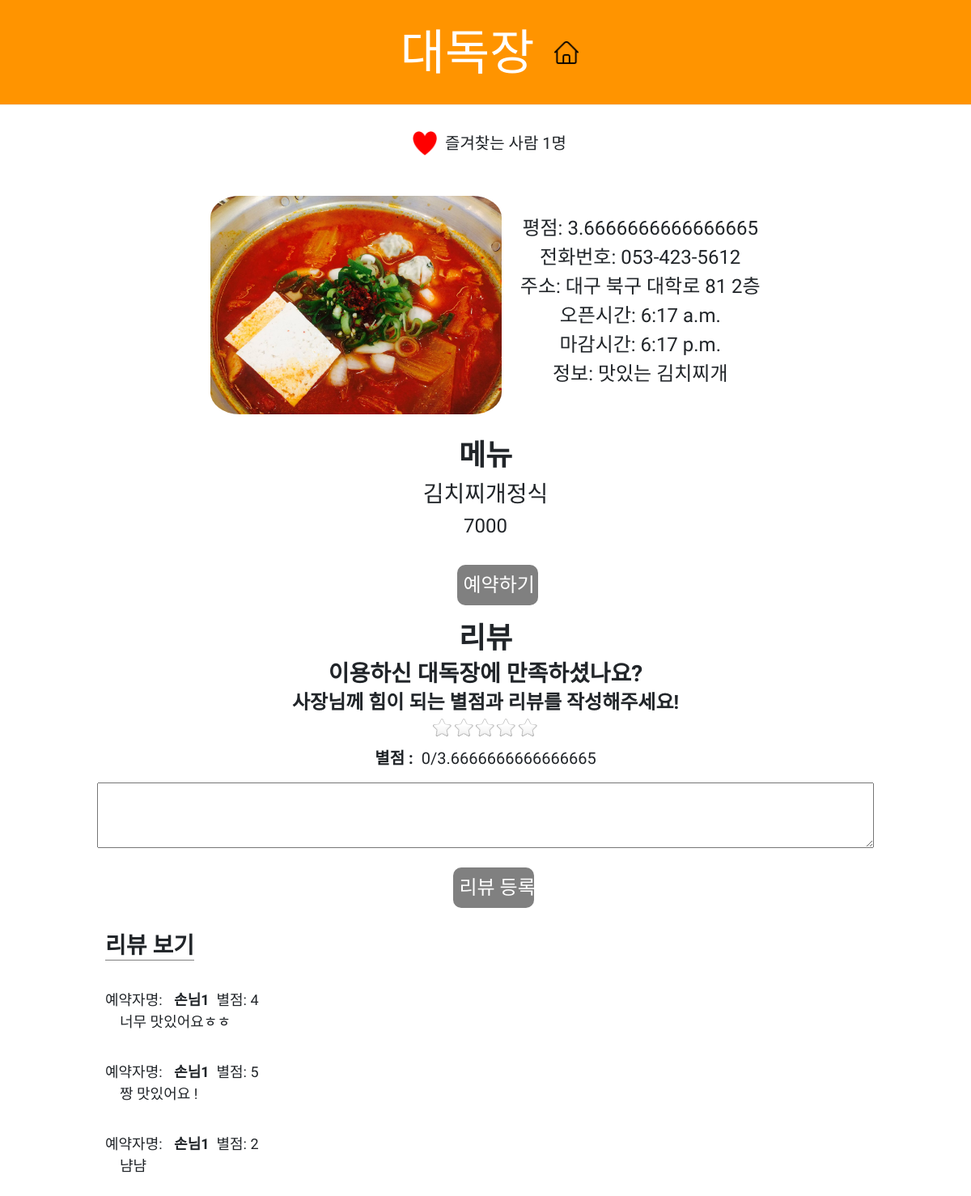
Page /restaurant/1 (signed in) on the committed database.
### app1/models.py (models this page shows, shortened)
class Shop(models.Model):
    name=models.CharField(max_length=225)
    address=models.CharField(max_length=225)
    phone_number=models.CharField(max_length=225)
    open_time=models.TimeField()
    close_time=models.TimeField()
    category=models.CharField(max_length=225)
    description=models.TextField()
    photo=models.ImageField(upload_to='images/')
    owner=models.ForeignKey(User, on_delete=models.CASCADE, null=True)
    likes =models.ManyToManyField(
        User, # User 모델과 Shop 모델을 M : N 관계로 두겠다.
        through='Like', # Like라는 중개 모델을 통해 M : N 관계를 맺는다.
        through_fields=('shop', 'user'), # Like에 shop 속성, user 속성을 추가하겠다.
        related_name='likes' # 1 : N  관계에서 market과 연결된 comment를 가져올 때 comment_set으로 가져왔는데,
        )
    def like_count(self):
        return self.likes.count()

class Menu(models.Model):
    name=models.CharField(max_length=225)
    price=models.IntegerField()
    shop=models.ForeignKey(Shop, on_delete=models.CASCADE, null=True)
    photo=models.ImageField(upload_to='images/menu', default="")

class Reservation(models.Model):
    group_name=models.CharField(max_length=225)
    time=models.CharField(max_length=225) #models.DateTimeField(auto_now_add=True)
    requirements=models.CharField(max_length=225)
    confirmed=models.IntegerField(default=0)
    customer=models.ForeignKey(User, on_delete=models.CASCADE, null=True)
    shop=models.ForeignKey(Shop, on_delete=models.CASCADE, null=True)
    num=models.IntegerField(default=0)

class Review(models.Model):
    time=models.CharField(max_length=225)
    rating=models.IntegerField()
    comment=models.TextField()
    shop=models.ForeignKey(Shop, on_delete=models.CASCADE, null=True)
    user=models.ForeignKey(User, on_delete=models.CASCADE, null=True)

### account/models.py (models this page shows)
class Profile(models.Model):
    user = models.OneToOneField(User, on_delete=models.CASCADE)
    name = models.TextField(max_length=225, blank=True)
    phonenumber = models.CharField(max_length=200, blank=True)
    user_type = models.CharField(max_length=200, blank=True, default="none")
    shop_id = models.IntegerField(default=-1)

### app1/views.py (the view)
# urls.py: path('restaurant/<int:shop_id>',app1.views.restaurant, name="restaurant"),
def restaurant(request, shop_id):
    shop=get_object_or_404(Shop,pk=shop_id)
    menu=Menu.objects.filter(shop=shop)
    user=request.user
    liked=Like.objects.select_related()
    reviews=Review.objects.filter(shop=shop)
    avg = avg_rating(shop_id)
    if user is None:
        reservations = Reservation.objects.filter(customer=user)
    else:
        reservations=Reservation.objects.all()
    if shop.likes.filter(id=user.id):
        message="즐겨찾기 취소"
    else:
        message="즐겨찾기 등록"
    return render(request, 'restaurant.html',{'shop':shop,'menu':menu, 'message':message, 'reviews':reviews, 'reservations': reservations, 'avg':avg })

### app1/views.py (called while the page is built)
def avg_rating(shop_id):
    shop=get_object_or_404(Shop,pk=shop_id)
    rating=Review.objects.filter(shop=shop)
    print(len(rating))
    sum = 0
    for review in rating:
        sum += review.rating
    avg = sum / len(rating)
    print(avg)
    return avg

### app1/templates/restaurant.html (shortened to what this page needs)
<!DOCTYPE html>
<html lang="en">
<head>
  {% load static %}
  <link rel="stylesheet" href="//maxcdn.bootstrapcdn.com/bootstrap/3.2.0/css/bootstrap.min.css">
  <link rel="stylesheet" href="//maxcdn.bootstrapcdn.com/bootstrap/3.2.0/css/bootstrap-theme.min.css">
  <link rel="stylesheet" href="https://stackpath.bootstrapcdn.com/bootstrap/4.3.1/css/bootstrap.min.css"
>
  <link rel="stylesheet" href="{% static 'css/restaurant.css'%}">
</head>
<body>
  <div class="page-header">
    <h1>{{shop.name}}&nbsp<a href="{% url 'home' %}"><img class="icon" src="{% static 'img/home.png' %}"></a></h1>
  </div>
  <div class="header">
    <p class="card-title">
    <div class="favorite">
      <div style="display:flex; font-size: 2rem;" class="good">
        <div class="goodicon" style="flex: 1 1 1;">
          {% if message == "즐겨찾기 취소" %}
          <a href="{% url 'favorite' shop.id %}"><img class="icon" src="{% static 'img/heart-on.png' %}">
          </a>
          <div class="goodnum">
            즐겨찾는 사람 {{shop.like_count}}명
          </div>
          {% endif %}
        </div>
      </div>
    </div>
  </div>
  <br><br>
  <div class='restaurant_info'>
    {% if shop.photo %}
    <img src="{{shop.photo.url}}" alt="">
    {% endif %}
    <div class="restaurant_text">
      평점: {{avg}}<br>
      전화번호: {{shop.phone_number}}<br>
      주소: {{shop.address}}<br>
      오픈시간: {{shop.open_time}}<br>
      마감시간: {{shop.close_time}}<br>
      정보: {{shop.description}}<br></p>
    </div>
  </div>
  <br><br>
  <h2>메뉴</h2>
  {% for m in menu %}
  <div class='menu'>
    <div class="menu_name">{{m.name}}</div>
    <div class="menu_price">{{m.price}}</div>
  </div>
  {% endfor %}
  <br><br>
  <div class='reservation'>
    <a href="{% url 'reservation' shop.id%}"><input class="btn" type="button" name="reservation" value="예약하기"></a>
  </div>
  <div id="REVIEW">
    <h2>리뷰</h2>
    {% for reservation in reservations %}
    {% if reservation.customer == user %}
    <h3>이용하신 {{shop.name}}에 만족하셨나요?</h3>
    <h4>사장님께 힘이 되는 별점과 리뷰를 작성해주세요!</h4>
    <form action="/register_review/{{shop.id}}" method="POST">
      <div id="rating">
        <div id="star"></div>
        <div style="padding-top:10px; font-size: 20px;">
          <label for="displayStarRating">별점 : </label><span id="displayStarRating"
            style="padding-left:10px;">0</span>/{{avg}}
        </div>
      </div>
      <div id="register_review">
        <textarea name="review_text" id="review_text" rows="5"></textarea>
        <br>
        <button type="submit" name="review_save" value="{{shop.id}}"class="btn" >리뷰 등록</button>
      </div>
    </form>
    {% endif %}
    {% endfor %}
    <div class='review_container'>
      <span class='review_section_title'>
        <h3>리뷰 보기</h3>
      </span><br>
      {% for review in reviews %}
      <div class='review_component'>
        예약자명: <span class='review_name'>{{review.user.profile.name}}&nbsp</span>
        <span class='review_rating'>별점: {{review.rating}}</span><br>
        <spaan class='review_comment'>{{review.comment}}</spaan>
      </div>
      <br><br>
      {% endfor %}
    </div>
  </div>
  <br><br>
</body>
</html>

### app1/templates/css/restaurant.css (style rules this page uses)
.page-header { height: 130px; background-color: #ff9400; padding: 20px 20px 20px 40px; margin: 0; }
.page-header h1 { font-family: 'Jua', sans-serif; color: #ffffff; font-size: 45pt; text-decoration: none; text-align: center; padding: 10px; }
body { font-family: 'Jua', sans-serif; text-align: center; }
.header { vertical-align: middle; }
.restaurant_info { text-align: center; vertical-align: middle; }
.restaurant_info img { width: 30%; border-radius: 10%; }
.restaurant_text { display: inline-block; font-size: 24px; vertical-align: middle; padding-left: 20px; }
.card-title { font-size: 50px; font-weight: bold; padding-top: 20px; display: inline-block; }
.reservation { display: block; padding-left: auto; padding-right: auto; }
h2 { font-size: 36px; font-weight: bold; }
h3 { font-size: 28px; font-weight: bold; }
h4 { font-size: 24px; font-weight: bold; }
.good a, .goodnum, .goodicon { margin: 0 auto; justify-content: center; float: left; }
textarea { width: 80%; margin: 10px; }
#REVIEW { font-family: 'Jua', sans-serif; }
button { margin: 10px; }
.review_container { margin-left: 10%; width: 80%; text-align: left; font-family: 'Jua', sans-serif; }
.review_section_title h3 { margin: 10px; text-align: left; font-size: 28px; font-weight: bold; border-bottom: solid 1px gray; width: max-content; }
.review_component { display: inline-block; text-align: left; font-size: 18px; margin-left: 10px; margin-bottom: 10px; margin-top: 10px; }
.review_name { text-align: left; margin-left: 10px; font-weight: bold; width: 20%; }
.review_rating { width: 20%; text-align: auto; }
.review_comment { margin: 18px; }
.menu_name { font-size: 28px; }
.menu_price { font-size: 24px; }
.btn { display: inline-block; width: 100px; height: 50px; border-radius: 10px; background-color: gray; color: white; font-size: 24px; border: none; margin-left: 30px; margin-bottom: 20px; }
.good { display: inline-block; }
.icon { width: 30px; height: 30px; margin: 0 10px 10px; }

### rows in the picture
Shop: name "대독장", like_count "1", photo (picture), phone_number "053-423-5612", address "대구 북구 대학로 81 2층", open_time "6:17 a.m.", close_time "6:17 p.m.", description "맛있는 김치찌개"
Menu: name "김치찌개정식", price "7000"
Reservation: avg "3.6666666666666665"
Review: user.profile.name "손님1", rating "4", comment "너무 맛있어요ㅎㅎ"
Review: user.profile.name "손님1", rating "5", comment "짱 맛있어요 !"
Review: user.profile.name "손님1", rating "2", comment "냠냠"

### other values in the picture
{{ avg }} "3.6666666666666665"
